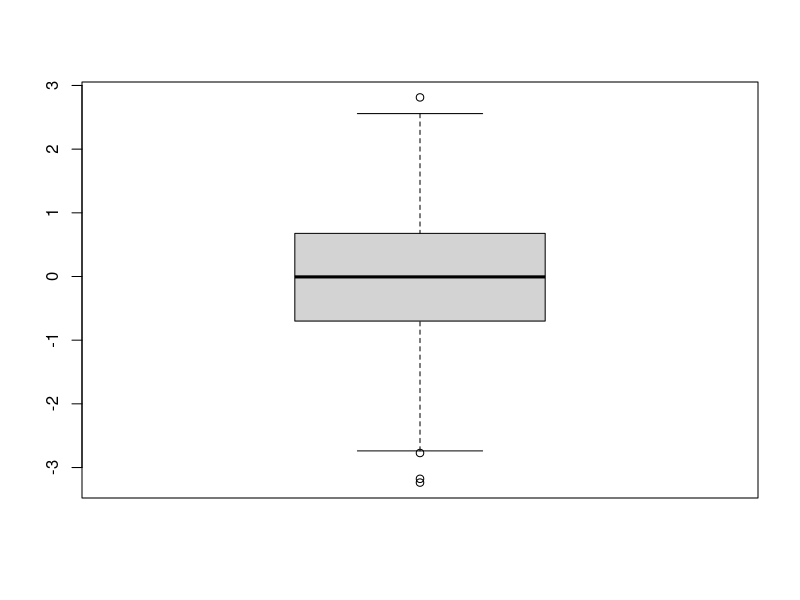
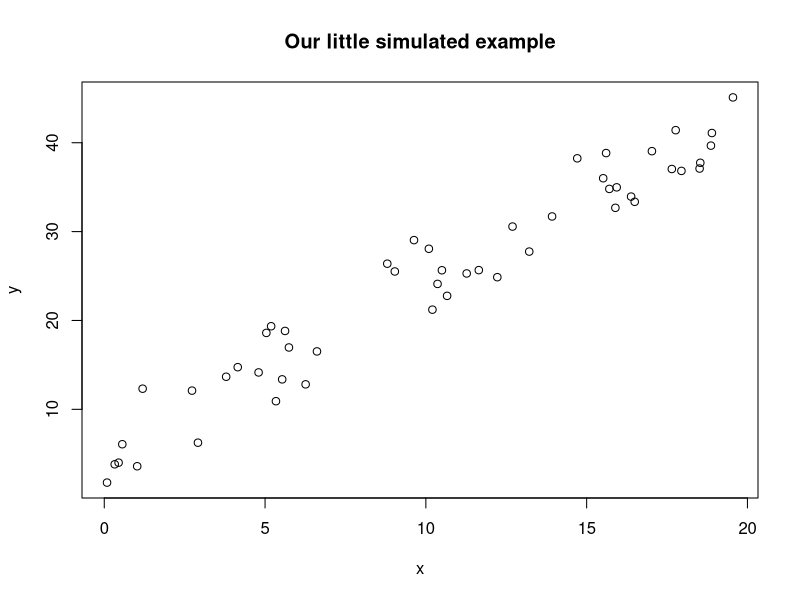
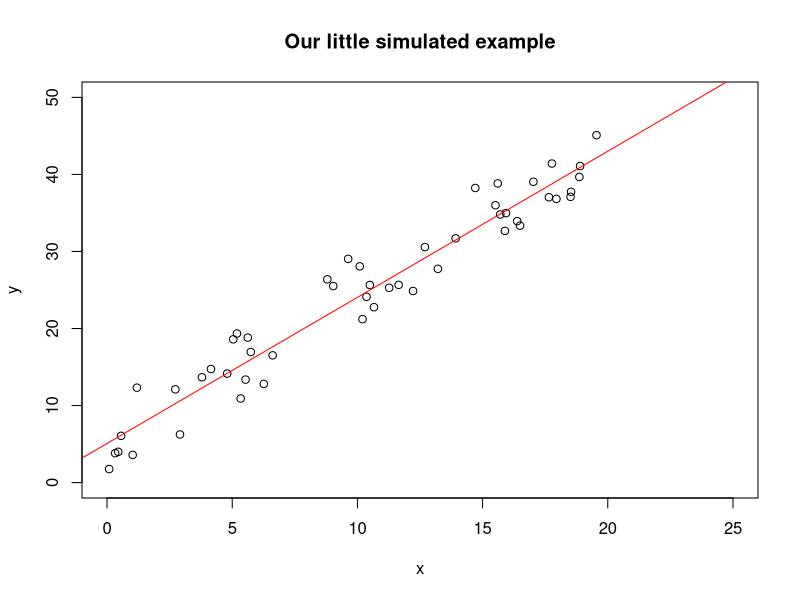
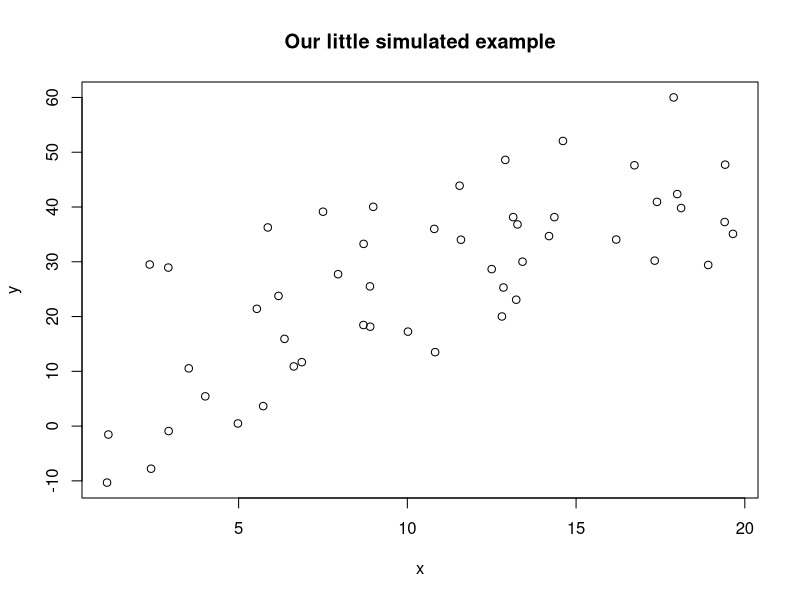
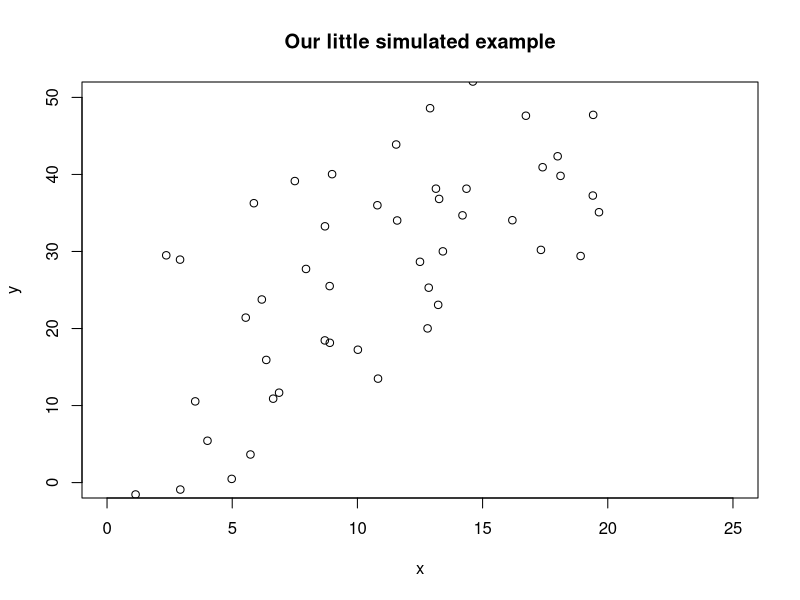

Here is the R script that generated these plots, in order:
#Welcome to our third Rlab!


#Iv'e had questions regarding boxplots
#Sincethey are usefull blots to visualize the data, let's talk about them quickly
# https://towardsdatascience.com/understanding-boxplots-5e2df7bcbd51
?boxplot
x <- rnorm(n=1000,0,1)
boxplot(x)

#Look at Craig Burkets boxplots for ANOVA

#I'd like to introduce to you how to write simple functions

add <- function(a,b){
  to_return <- a+b
  return(to_return)
}

add(2,3)

#Ok, that was not very helpfull

#Setting a default value for some parameter
mult <- function(a,b=1){
  to_return <- a*b
  return(to_return)
}

mult(2,2)
mult(3)

#We can easily define function using other functions

fact <- function(a){
  to_return <-1
  while(a>1){
    to_return <- mult(to_return,a)
    a <- a-1
  }
  
  return(to_return)
}

factorial(5)
fact(5)

#Ok, let's talk about today topic, why no coding a function that 
#return beta hat ?

#Let's generate a data set first

yfun <- function(x,b0,b1){
  y <- b0+b1*x + runif(length(x),-5,5)
  return(y)
}

#When you define variable try to use short names with clear meaning
#add comment otherwise
n <- 50
b0 <- 5
b1 <- 2
x <- runif(n,0,20)

y <- yfun(x,b0,b1)

#Let's plot it !
?plot
plot(x,y,main="Our little simulated example")
plot(x,y,main="Our little simulated example",ylim=c(0,50),xlim=c(0,25))

#Beta hat estimator
#Proper way to define a function is to add an heading that indicates
#what the function does and what are the inputs and ouputs.

#You can also add comments in the function


#linreg produces LSE estimates for beta0 and beta1
#Input : x the vector of observed predictor and y the vector of observed output
#Output : a vector of size 2 containing both estimates
linreg <- function(x,y) {
  #Add a column of 1 to the vector to x
  X <- matrix(c(rep(1,length(x)),x),nrow=length(x),ncol=2)
  #Get the LSE estimates
  beta <- solve((t(X)%*%X))%*%t(X)%*%y
  return(beta)
}  

beta <- linreg(x,y)
abline(a=beta[1],b=beta[2],col='red')


# Let's conclude with a quick look at where R^2 is found in the lm output
# lm stands for linear model and will be explained next week
summary(lm(y~x))




#What if there was more "randomness"
yfun <- function(x,b0,b1){
  y <- b0+b1*x + runif(length(x),-20,20)
  return(y)
}

#When you define variable try to use short names with clear meaning
#add comment otherwise
n <- 50
b0 <- 5
b1 <- 2
x <- runif(n,0,20)

y <- yfun(x,b0,b1)

plot(x,y,main="Our little simulated example")
plot(x,y,main="Our little simulated example",ylim=c(0,50),xlim=c(0,25))
summary(lm(y~x))
